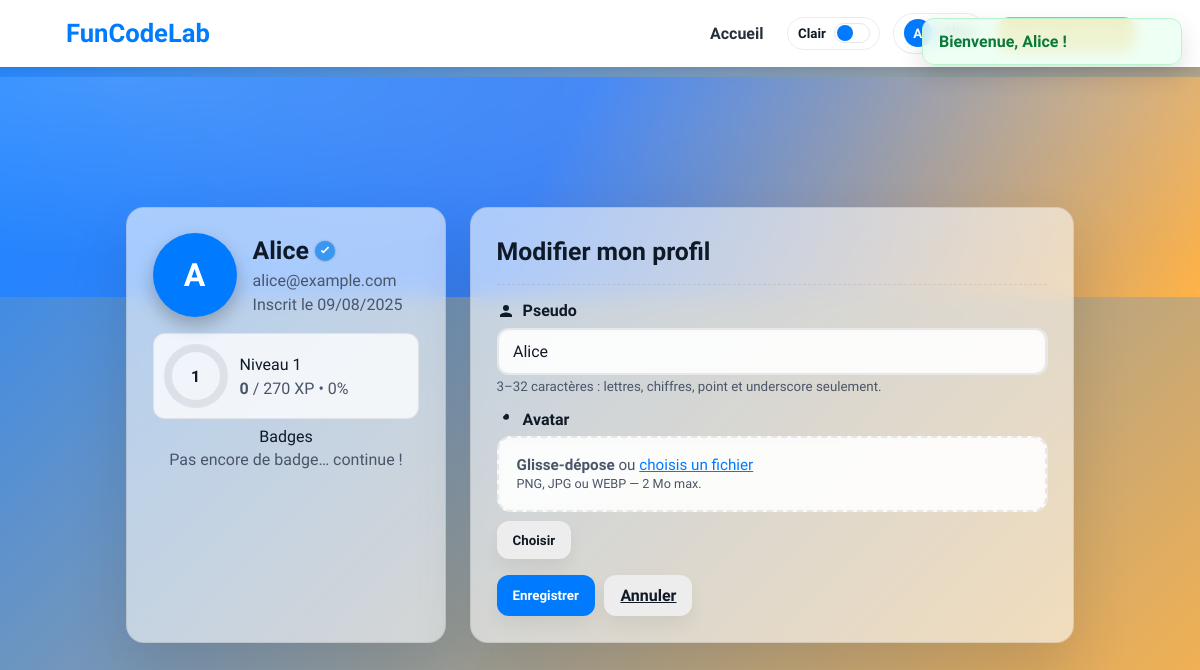
The page /profil.php (signed in) on the database its author committed.
### tables this page shows
CREATE TABLE IF NOT EXISTS users (
  id                INT UNSIGNED AUTO_INCREMENT PRIMARY KEY,
  username          VARCHAR(32)  NOT NULL,
  email             VARCHAR(190) NOT NULL,
  password_hash     VARCHAR(255) NOT NULL,
  created_at        DATETIME     NOT NULL DEFAULT CURRENT_TIMESTAMP,
  updated_at        DATETIME     NOT NULL DEFAULT CURRENT_TIMESTAMP ON UPDATE CURRENT_TIMESTAMP,
  last_login_at     DATETIME     NULL,
  is_email_verified TINYINT(1)   NOT NULL DEFAULT 0,
  UNIQUE KEY uniq_email (email),
  UNIQUE KEY uniq_username (username),
  INDEX idx_created (created_at)
);

### lib/progression.php (called while the page is built, shortened)
<?php
function level_need(int $level): int {
  return max(150, (int) round(200 + 70 * pow(max(1,$level), 1.12)));
}
function ensure_user_stats(PDO $pdo, int $userId): void {
  $pdo->prepare("INSERT IGNORE INTO user_stats (user_id, level, xp, xp_total) VALUES (:id, 1, 0, 0)")
      ->execute([':id'=>$userId]);
}
function get_user_stats(PDO $pdo, int $userId): array {
  $st = $pdo->prepare("SELECT level, xp, xp_total FROM user_stats WHERE user_id=:id LIMIT 1");
  $st->execute([':id'=>$userId]);
  $s = $st->fetch(PDO::FETCH_ASSOC);
  if (!$s) { ensure_user_stats($pdo, $userId); $s=['level'=>1,'xp'=>0,'xp_total'=>0]; }
  $need = level_need((int)$s['level']);
  $pct  = (int)round(((int)$s['xp'] / max(1,$need))*100);
  return [
    'level'=>(int)$s['level'],
    'xp'   =>(int)$s['xp'],
    'xp_total'=>(int)$s['xp_total'],
    'need' =>$need,
    'pct'  =>max(0,min(100,$pct))
  ];
}

### profil.php (the view, shortened to what this page needs)
<?php
require_once 'db.php';
require_once __DIR__.'/lib/progression.php';
$user = current_user();
$db = $pdo ?? ($conn ?? null);
$protocol = (!empty($_SERVER['HTTPS']) && $_SERVER['HTTPS'] !== 'off') ? "https" : "http";
$base = $protocol . "://" . $_SERVER['HTTP_HOST'] . rtrim(dirname($_SERVER['PHP_SELF']), '/\\');
$stmt = $db->prepare("
  SELECT id, username, email, created_at, avatar_url, email_verified_at
  FROM users
  WHERE id = :id
  LIMIT 1
");
$stmt->execute([':id' => $user['id']]);
$userData = $stmt->fetch(PDO::FETCH_ASSOC);
$isVerified = !empty($userData['email_verified_at']);
$stats = get_user_stats($db, (int)$userData['id']);
$level       = (int)$stats['level'];
$xpCurrent   = (int)$stats['xp'];
$xpNext      = (int)$stats['need'];
$progressPct = (int)$stats['pct'];
$userBadges = get_user_badges($db, (int)$userData['id']);
?>
<!DOCTYPE html>
<html lang="fr" data-theme="light">
<head>
</head>
<body>
<nav class="main-navbar" role="navigation" aria-label="Navigation principale">
  <div class="nav-content">
    <a class="logo" href="<?= htmlspecialchars($base) ?>/index.php">FunCodeLab</a>
    <ul id="primaryNav" class="nav-links" aria-hidden="true">
      <li><a href="<?= htmlspecialchars($base) ?>/index.php">Accueil</a></li>
      <li>
        <button id="themeToggle" class="theme-toggle" type="button" aria-pressed="false" aria-label="Basculer le thème">
          <span id="themeLabel">Clair</span>
          <span class="theme-pill" aria-hidden="true"><span class="theme-knob"></span></span>
        </button>
      </li>
      <li class="nav-user">
        <button class="user-btn" id="userBtn" aria-haspopup="menu" aria-expanded="false">
          <?php if (!empty($userData['avatar_url'])): ?>
            <img src="<?= htmlspecialchars($userData['avatar_url']) ?>" alt="" class="user-avatar">
          <?php else: ?>
            <span class="user-avatar"><?= strtoupper(substr($userData['username'],0,1)) ?></span>
          <?php endif; ?>
          <span class="user-name"><?= htmlspecialchars($userData['username']) ?></span>
        </button>
      </li>
      <li class="only-desktop"><a href="<?= htmlspecialchars($base) ?>/logout.php" class="nav-btn">Se déconnecter</a></li>
    </ul>
  </div>
</nav>
<div class="cover"></div>
<div class="toast-wrap" id="toastWrap" aria-live="polite" aria-atomic="true"></div>
<div class="wrapper">
  <div class="grid">
    <section class="card">
      <div class="hero">
        <?php if (!empty($userData['avatar_url'])): ?>
          <img src="<?= htmlspecialchars($userData['avatar_url']) ?>" alt="Avatar" class="avatar" fetchpriority="high">
        <?php else: ?>
          <div class="avatar"><?= strtoupper(substr($userData['username'],0,1)) ?></div>
        <?php endif; ?>
        <div>
<div style="display:flex; align-items:center; gap:6px;">
  <div class="username"><?= htmlspecialchars($userData['username']) ?></div>
  <?php if ($isVerified): ?>
    <svg class="verified-icon"
         xmlns="http://www.w3.org/2000/svg"
         viewBox="0 0 24 24"
         width="20" height="20"
         role="img" aria-label="Compte vérifié">
      <title>Vérifié</title>
      <circle cx="12" cy="12" r="12" fill="#3897f0"/>
      <path d="M10 15l-3-3 1.4-1.4L10 12.2l5.6-5.6L17 8l-7 7z" fill="#fff"/>
    </svg>
  <?php endif; ?>
</div>
          <div class="meta"><?= htmlspecialchars($userData['email']) ?></div>
          <div class="meta">Inscrit le <?= htmlspecialchars(date("d/m/Y", strtotime($userData['created_at']))) ?></div>
        </div>
      </div>
      <div class="progress" id="progress"
           data-pct="<?= (int)$progressPct ?>"
           data-xpcur="<?= (int)$xpCurrent ?>"
           data-xpnext="<?= (int)$xpNext ?>">
        <div class="ring">
          <svg width="64" height="64" viewBox="0 0 64 64" aria-hidden="true">
            <circle class="track" cx="32" cy="32" r="28" fill="none" stroke-width="8" />
            <circle class="ind"   cx="32" cy="32" r="28" fill="none" stroke-width="8"
                    stroke-linecap="round" stroke-dasharray="175.93" stroke-dashoffset="175.93" />
          </svg>
          <div class="lvl"><?= (int)$level ?></div>
        </div>
        <div>
          <div class="badge">Niveau <?= (int)$level ?></div>
          <div class="meta"><strong><?= (int)$xpCurrent ?></strong> / <?= (int)$xpNext ?> XP • <?= (int)$progressPct ?>%</div>
        </div>
      </div>
      <div class="chip-center"><span class="badge">Badges</span></div>
      <?php if (!empty($userBadges)): ?>
        <div class="badge-grid-user">
          <?php foreach ($userBadges as $b): ?>
            <div class="ubadge" title="<?= htmlspecialchars($b['name']) ?>">
              <span class="uicon" style="background:<?= htmlspecialchars($b['color'] ?: '#ffd166') ?>;">
                <?= htmlspecialchars($b['icon'] ?: '🏅') ?>
              </span>
              <div class="uname"><?= htmlspecialchars($b['name']) ?></div>
            </div>
          <?php endforeach; ?>
        </div>
      <?php else: ?>
        <div class="meta" style="text-align:center;margin-top:.25rem;">Pas encore de badge… continue !</div>
      <?php endif; ?>
    </section>
    <section class="form-card">
      <h2>Modifier mon profil</h2>
      <hr class="sep" />
      <form id="profileForm" method="POST" enctype="multipart/form-data" autocomplete="off">
        <div class="form-row">
          <label for="username">
            <svg class="ico" viewBox="0 0 24 24" aria-hidden="true"><path fill="currentColor" d="M12 12a4 4 0 1 0-4-4 4 4 0 0 0 4 4Zm0 2c-3 0-8 1.5-8 4v2h16v-2c0-2.5-5-4-8-4Z"/></svg>
            Pseudo
          </label>
          <input type="text" id="username" name="username"
                 value="<?= htmlspecialchars($userData['username']) ?>" required
                 pattern="[A-Za-z0-9_.]{3,32}" />
          <small class="helper">3–32 caractères : lettres, chiffres, point et underscore seulement.</small>
        </div>
        <div class="form-row">
          <label for="avatar">
            <svg class="ico" viewBox="0 0 24 24" aria-hidden="true"><path fill="currentColor" d="M12 5a4 4 0 1 1-4 4 4 0 0 1 4-4Zm7 14v-1a5 5 0 0 0-5-5H10a5 5 0 0 0-5 5v1Z"/></svg>
            Avatar
          </label>
          <div id="dropzone" class="dz">
            <div class="dz-cta">
              <strong>Glisse-dépose</strong> ou <span class="dz-browse">choisis un fichier</span><br>
              <small>PNG, JPG ou WEBP — 2 Mo max.</small>
            </div>
          </div>
          <div class="actions">
            <button type="button" id="chooseAvatar" class="btn btn-secondary">Choisir</button>
          </div>
        </div>
        <div class="actions">
          <button id="saveBtn" class="btn btn-primary" type="submit">Enregistrer</button>
          <a class="btn btn-secondary" href="<?= htmlspecialchars($base) ?>/index.php">Annuler</a>
        </div>
      </form>
    </section>
  </div>
</div>
</body>
</html>

### rows shown on the page
users: username "A", username "Alice", email "alice@example.com", created_at "09/08/2025"

### other values the page prints
$level "1"
$xpCurrent "0"
$xpNext "270"
$progressPct "0"
